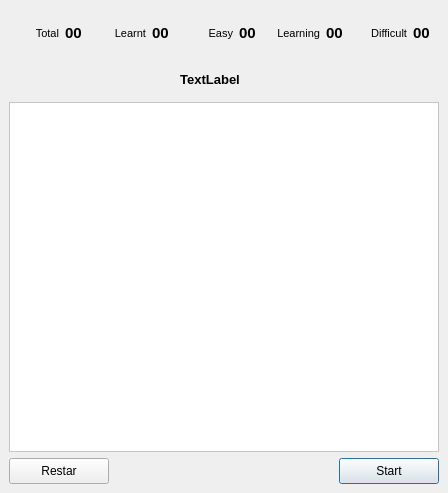
<?xml version="1.0" encoding="UTF-8"?>
<ui version="4.0">
 <class>Practice</class>
 <widget class="QDialog" name="Practice">
  <property name="windowModality">
   <enum>Qt::WindowModal</enum>
  </property>
  <property name="geometry">
   <rect>
    <x>0</x>
    <y>0</y>
    <width>456</width>
    <height>522</height>
   </rect>
  </property>
  <property name="sizePolicy">
   <sizepolicy hsizetype="Preferred" vsizetype="MinimumExpanding">
    <horstretch>0</horstretch>
    <verstretch>0</verstretch>
   </sizepolicy>
  </property>
  <property name="minimumSize">
   <size>
    <width>456</width>
    <height>0</height>
   </size>
  </property>
  <property name="maximumSize">
   <size>
    <width>456</width>
    <height>16777215</height>
   </size>
  </property>
  <property name="windowTitle">
   <string>Practice</string>
  </property>
  <property name="windowIcon">
   <iconset resource="../res.qrc">
    <normaloff>:/Images/idiomind.png</normaloff>:/Images/idiomind.png</iconset>
  </property>
  <layout class="QVBoxLayout" name="verticalLayout_4">
   <property name="sizeConstraint">
    <enum>QLayout::SetFixedSize</enum>
   </property>
   <property name="leftMargin">
    <number>9</number>
   </property>
   <property name="topMargin">
    <number>9</number>
   </property>
   <property name="rightMargin">
    <number>9</number>
   </property>
   <property name="bottomMargin">
    <number>9</number>
   </property>
   <item>
    <layout class="QVBoxLayout" name="verticalLayout_2">
     <property name="sizeConstraint">
      <enum>QLayout::SetFixedSize</enum>
     </property>
     <property name="leftMargin">
      <number>0</number>
     </property>
     <property name="topMargin">
      <number>0</number>
     </property>
     <property name="rightMargin">
      <number>0</number>
     </property>
     <property name="bottomMargin">
      <number>0</number>
     </property>
     <item>
      <widget class="QWidget" name="widget_score" native="true">
       <property name="sizePolicy">
        <sizepolicy hsizetype="Fixed" vsizetype="Preferred">
         <horstretch>0</horstretch>
         <verstretch>0</verstretch>
        </sizepolicy>
       </property>
       <property name="minimumSize">
        <size>
         <width>0</width>
         <height>0</height>
        </size>
       </property>
       <property name="maximumSize">
        <size>
         <width>16777215</width>
         <height>16777215</height>
        </size>
       </property>
       <layout class="QHBoxLayout" name="horizontalLayout_3">
        <property name="leftMargin">
         <number>0</number>
        </property>
        <property name="topMargin">
         <number>15</number>
        </property>
        <property name="rightMargin">
         <number>0</number>
        </property>
        <property name="bottomMargin">
         <number>15</number>
        </property>
        <item>
         <layout class="QHBoxLayout" name="horizontalLayout_2">
          <item>
           <widget class="QLabel" name="label">
            <property name="minimumSize">
             <size>
              <width>50</width>
              <height>0</height>
             </size>
            </property>
            <property name="font">
             <font>
              <pointsize>8</pointsize>
             </font>
            </property>
            <property name="text">
             <string>Total</string>
            </property>
            <property name="scaledContents">
             <bool>true</bool>
            </property>
            <property name="alignment">
             <set>Qt::AlignRight|Qt::AlignTrailing|Qt::AlignVCenter</set>
            </property>
           </widget>
          </item>
          <item>
           <widget class="QLabel" name="label_score_total">
            <property name="minimumSize">
             <size>
              <width>25</width>
              <height>0</height>
             </size>
            </property>
            <property name="font">
             <font>
              <pointsize>11</pointsize>
              <weight>75</weight>
              <bold>true</bold>
             </font>
            </property>
            <property name="text">
             <string>00</string>
            </property>
            <property name="alignment">
             <set>Qt::AlignLeading|Qt::AlignLeft|Qt::AlignVCenter</set>
            </property>
           </widget>
          </item>
          <item>
           <widget class="QLabel" name="label_3">
            <property name="minimumSize">
             <size>
              <width>50</width>
              <height>0</height>
             </size>
            </property>
            <property name="font">
             <font>
              <pointsize>8</pointsize>
             </font>
            </property>
            <property name="text">
             <string>Learnt</string>
            </property>
            <property name="scaledContents">
             <bool>true</bool>
            </property>
            <property name="alignment">
             <set>Qt::AlignRight|Qt::AlignTrailing|Qt::AlignVCenter</set>
            </property>
           </widget>
          </item>
          <item>
           <widget class="QLabel" name="label_score_learnt">
            <property name="minimumSize">
             <size>
              <width>25</width>
              <height>0</height>
             </size>
            </property>
            <property name="font">
             <font>
              <pointsize>11</pointsize>
              <weight>75</weight>
              <bold>true</bold>
             </font>
            </property>
            <property name="text">
             <string>00</string>
            </property>
            <property name="alignment">
             <set>Qt::AlignLeading|Qt::AlignLeft|Qt::AlignVCenter</set>
            </property>
           </widget>
          </item>
          <item>
           <widget class="QLabel" name="label_5">
            <property name="minimumSize">
             <size>
              <width>50</width>
              <height>0</height>
             </size>
            </property>
            <property name="font">
             <font>
              <pointsize>8</pointsize>
             </font>
            </property>
            <property name="text">
             <string>Easy</string>
            </property>
            <property name="scaledContents">
             <bool>true</bool>
            </property>
            <property name="alignment">
             <set>Qt::AlignRight|Qt::AlignTrailing|Qt::AlignVCenter</set>
            </property>
           </widget>
          </item>
          <item>
           <widget class="QLabel" name="label_score_easy">
            <property name="minimumSize">
             <size>
              <width>25</width>
              <height>0</height>
             </size>
            </property>
            <property name="font">
             <font>
              <pointsize>11</pointsize>
              <weight>75</weight>
              <bold>true</bold>
             </font>
            </property>
            <property name="text">
             <string>00</string>
            </property>
            <property name="alignment">
             <set>Qt::AlignLeading|Qt::AlignLeft|Qt::AlignVCenter</set>
            </property>
           </widget>
          </item>
          <item>
           <widget class="QLabel" name="label_7">
            <property name="minimumSize">
             <size>
              <width>50</width>
              <height>0</height>
             </size>
            </property>
            <property name="font">
             <font>
              <pointsize>8</pointsize>
             </font>
            </property>
            <property name="text">
             <string>Learning</string>
            </property>
            <property name="scaledContents">
             <bool>true</bool>
            </property>
            <property name="alignment">
             <set>Qt::AlignRight|Qt::AlignTrailing|Qt::AlignVCenter</set>
            </property>
           </widget>
          </item>
          <item>
           <widget class="QLabel" name="label_score_learning">
            <property name="minimumSize">
             <size>
              <width>25</width>
              <height>0</height>
             </size>
            </property>
            <property name="font">
             <font>
              <pointsize>11</pointsize>
              <weight>75</weight>
              <bold>true</bold>
             </font>
            </property>
            <property name="text">
             <string>00</string>
            </property>
            <property name="alignment">
             <set>Qt::AlignLeading|Qt::AlignLeft|Qt::AlignVCenter</set>
            </property>
           </widget>
          </item>
          <item>
           <widget class="QLabel" name="label_9">
            <property name="minimumSize">
             <size>
              <width>50</width>
              <height>0</height>
             </size>
            </property>
            <property name="font">
             <font>
              <pointsize>8</pointsize>
             </font>
            </property>
            <property name="text">
             <string>Difficult</string>
            </property>
            <property name="scaledContents">
             <bool>true</bool>
            </property>
            <property name="alignment">
             <set>Qt::AlignRight|Qt::AlignTrailing|Qt::AlignVCenter</set>
            </property>
           </widget>
          </item>
          <item>
           <widget class="QLabel" name="label_score_hard">
            <property name="minimumSize">
             <size>
              <width>25</width>
              <height>0</height>
             </size>
            </property>
            <property name="font">
             <font>
              <pointsize>11</pointsize>
              <weight>75</weight>
              <bold>true</bold>
             </font>
            </property>
            <property name="text">
             <string>00</string>
            </property>
            <property name="alignment">
             <set>Qt::AlignLeading|Qt::AlignLeft|Qt::AlignVCenter</set>
            </property>
           </widget>
          </item>
         </layout>
        </item>
       </layout>
      </widget>
     </item>
     <item>
      <widget class="QWidget" name="widget_final" native="true">
       <property name="minimumSize">
        <size>
         <width>402</width>
         <height>0</height>
        </size>
       </property>
       <property name="maximumSize">
        <size>
         <width>402</width>
         <height>16777215</height>
        </size>
       </property>
       <layout class="QHBoxLayout" name="horizontalLayout_4">
        <item>
         <widget class="QLabel" name="label_11">
          <property name="font">
           <font>
            <pointsize>10</pointsize>
            <weight>75</weight>
            <bold>true</bold>
           </font>
          </property>
          <property name="text">
           <string>TextLabel</string>
          </property>
          <property name="alignment">
           <set>Qt::AlignCenter</set>
          </property>
         </widget>
        </item>
       </layout>
      </widget>
     </item>
     <item>
      <layout class="QVBoxLayout" name="verticalLayout">
       <item>
        <widget class="QWidget" name="widget" native="true">
         <property name="minimumSize">
          <size>
           <width>430</width>
           <height>350</height>
          </size>
         </property>
         <property name="maximumSize">
          <size>
           <width>16777215</width>
           <height>350</height>
          </size>
         </property>
         <property name="styleSheet">
          <string notr="true">background-color: rgb(255, 255, 255);</string>
         </property>
         <layout class="QVBoxLayout" name="verticalLayout_3">
          <property name="leftMargin">
           <number>0</number>
          </property>
          <property name="topMargin">
           <number>0</number>
          </property>
          <property name="rightMargin">
           <number>0</number>
          </property>
          <property name="bottomMargin">
           <number>0</number>
          </property>
          <item>
           <widget class="QTableWidget" name="tableWidget">
            <property name="sizePolicy">
             <sizepolicy hsizetype="Expanding" vsizetype="Expanding">
              <horstretch>0</horstretch>
              <verstretch>0</verstretch>
             </sizepolicy>
            </property>
            <property name="minimumSize">
             <size>
              <width>0</width>
              <height>0</height>
             </size>
            </property>
            <property name="maximumSize">
             <size>
              <width>16777215</width>
              <height>16777215</height>
             </size>
            </property>
            <property name="font">
             <font>
              <pointsize>10</pointsize>
             </font>
            </property>
            <property name="focusPolicy">
             <enum>Qt::NoFocus</enum>
            </property>
            <property name="frameShape">
             <enum>QFrame::StyledPanel</enum>
            </property>
            <property name="frameShadow">
             <enum>QFrame::Plain</enum>
            </property>
            <property name="verticalScrollBarPolicy">
             <enum>Qt::ScrollBarAlwaysOff</enum>
            </property>
            <property name="horizontalScrollBarPolicy">
             <enum>Qt::ScrollBarAlwaysOff</enum>
            </property>
            <property name="editTriggers">
             <set>QAbstractItemView::NoEditTriggers</set>
            </property>
            <property name="showDropIndicator" stdset="0">
             <bool>false</bool>
            </property>
            <property name="selectionMode">
             <enum>QAbstractItemView::SingleSelection</enum>
            </property>
            <property name="selectionBehavior">
             <enum>QAbstractItemView::SelectRows</enum>
            </property>
            <property name="showGrid">
             <bool>false</bool>
            </property>
            <property name="gridStyle">
             <enum>Qt::NoPen</enum>
            </property>
            <property name="wordWrap">
             <bool>false</bool>
            </property>
            <property name="cornerButtonEnabled">
             <bool>false</bool>
            </property>
            <property name="columnCount">
             <number>2</number>
            </property>
            <attribute name="horizontalHeaderVisible">
             <bool>false</bool>
            </attribute>
            <attribute name="horizontalHeaderHighlightSections">
             <bool>false</bool>
            </attribute>
            <attribute name="verticalHeaderVisible">
             <bool>false</bool>
            </attribute>
            <attribute name="verticalHeaderDefaultSectionSize">
             <number>42</number>
            </attribute>
            <attribute name="verticalHeaderHighlightSections">
             <bool>false</bool>
            </attribute>
            <column/>
            <column/>
           </widget>
          </item>
         </layout>
        </widget>
       </item>
      </layout>
     </item>
     <item>
      <layout class="QHBoxLayout" name="horizontalLayout">
       <item>
        <widget class="QPushButton" name="pushButton_restart">
         <property name="minimumSize">
          <size>
           <width>100</width>
           <height>26</height>
          </size>
         </property>
         <property name="maximumSize">
          <size>
           <width>100</width>
           <height>16777215</height>
          </size>
         </property>
         <property name="text">
          <string>Restar</string>
         </property>
        </widget>
       </item>
       <item>
        <spacer name="horizontalSpacer">
         <property name="orientation">
          <enum>Qt::Horizontal</enum>
         </property>
         <property name="sizeHint" stdset="0">
          <size>
           <width>40</width>
           <height>20</height>
          </size>
         </property>
        </spacer>
       </item>
       <item>
        <widget class="QPushButton" name="pushButton_start">
         <property name="minimumSize">
          <size>
           <width>100</width>
           <height>26</height>
          </size>
         </property>
         <property name="maximumSize">
          <size>
           <width>100</width>
           <height>16777215</height>
          </size>
         </property>
         <property name="text">
          <string>Start</string>
         </property>
         <property name="default">
          <bool>true</bool>
         </property>
        </widget>
       </item>
      </layout>
     </item>
    </layout>
   </item>
  </layout>
 </widget>
 <resources>
  <include location="../res.qrc"/>
 </resources>
 <connections/>
</ui>
